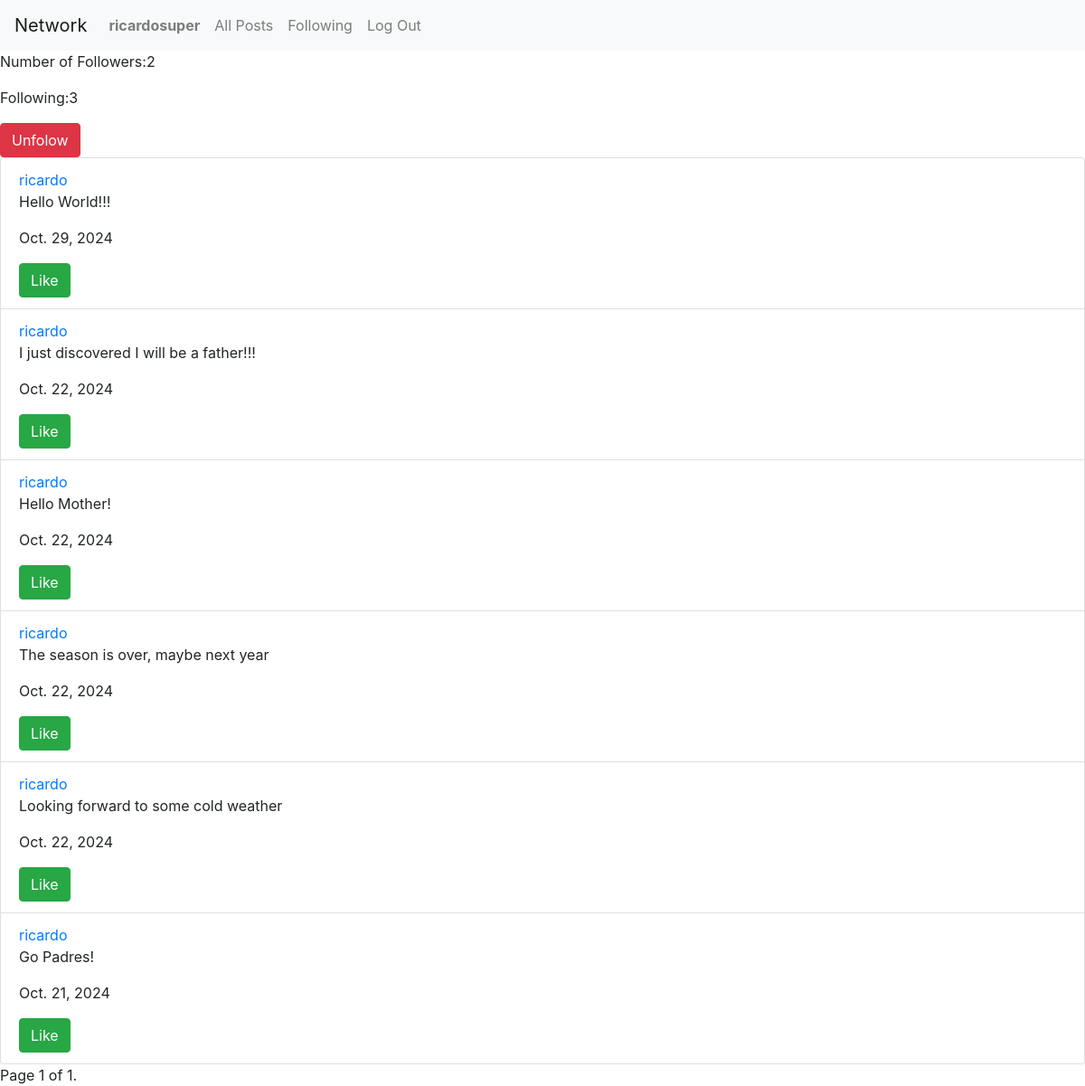
Screenshot of /profile/ricardo (signed in) with the database file from the repository.
### network/models.py (models this page shows, shortened)
class User(AbstractUser):
    pass

class Posts(models.Model):
    author = models.ForeignKey(User, on_delete=models.CASCADE, related_name="user_posts")
    comment_content =  models.CharField(max_length=400)
    date = models.DateField(auto_now_add=True)

### network/views.py (the view)
# urls.py: path("profile/<str:user>", views.profile, name ="profile"),
def profile(request, user):
    try:
        user_details = User.objects.get(username=user)
    except:
        user_details = None
        return render(request, "network/error.html", {
        "error_message":"User doesn't exist"})
    try:
        user_relationship = Follow.objects.get(user=request.user,other_user=user_details)
        user_following = True
    except:
        user_following = False
    if user_details == request.user:
        self_user = True
    else:
        self_user = False
    following = Follow.objects.filter(user=user_details)
    number_following = len(following)
    followers = Follow.objects.filter(other_user=user_details)
    number_followers = len(followers)
    user_posts = Posts.objects.filter(author=user_details).order_by("id").reverse()
    objects = user_posts
    paginator = Paginator(objects, 10)
    page_number = request.GET.get('page')
    try:
        page_posts = paginator.page(page_number)
    except PageNotAnInteger:
        page_posts = paginator.page(1)
    except EmptyPage:
        page_posts = paginator.page(paginator.num_pages)
    likes = []
    try:
        list_of_likes = Likes.objects.filter(user=request.user)
        for positive_relation in list_of_likes:
            likes.append(positive_relation.post.id)
    except:
        likes = []
    return render(request, "network/profile.html", {
        "page_posts":page_posts, "user_following":user_following, "user_name":user, "self_user":self_user, "number_following":number_following, "number_followers":number_followers, 'likes':likes
    })

### network/templates/network/profile.html (shortened to what this page needs)
{% extends "network/layout.html" %}
{% block body %}
<div class="followers">
    <p>Number of Followers:{{number_followers}}</p>
    <p>Following:{{number_following}}</p>
</div>
{% if user.is_authenticated %}
    {% if self_user == False %}
        {% if user_following == True %}
            <form action = "{% url 'remove_follow' user=user_name %}">
                <input type="submit" class="btn btn-danger" value="Unfolow">
            </form>
        {% else %}
            <form action = "{% url 'add_follow' user=user_name %}">
                <input type="submit" class="btn btn-success" value="Follow">
            </form>
        {% endif %}
    {% endif %}
{% endif %}
<ul class="list-group">
    {% for post in page_posts %}
        <li class="list-group-item" data-post-id="{{ post.id }}">
            <a href="{% url 'profile' user=post.author %}">{{post.author}}</a>
            <p id="content_{{post.id}}">{{post.comment_content}}</p>
            <p>{{post.date}}</p>
            {% if user.is_authenticated %}
                <div id="post_like_{{post.id}}">
                    {% if post.id in likes %}
                    <button onclick="Remove_like({{post.id}})" id="remove_like_button_{{post.id}}" class="btn btn-success">Unlike</button>
                    {% else %}
                    <button onclick="Add_like({{post.id}})" id="add_like_button_{{post.id}}" class="btn btn-success">Like</button>
                    {% endif %}
                </div>
            {% endif %}
        </li>
    {% endfor %}
</ul>
<div class="pagination">
    <span class="step-links">
        <span class="current">
            Page {{ page_posts.number }} of {{ page_posts.paginator.num_pages }}.
        </span>
    </span>
</div>
{% endblock %}

### network/templates/network/layout.html (shortened to what this page needs)
{% load static %}
<!DOCTYPE html>
<html lang="en">
    <head>
        <link rel="stylesheet" href="https://stackpath.bootstrapcdn.com/bootstrap/4.4.1/css/bootstrap.min.css">
        <link href="{% static 'network/styles.css' %}" rel="stylesheet">
    </head>
    <body>
        <nav class="navbar navbar-expand-lg navbar-light bg-light">
            <a class="navbar-brand" href="#">Network</a>
            <div>
              <ul class="navbar-nav mr-auto">
                {% if user.is_authenticated %}
                    <li class="nav-item">
                        <a class="nav-link" href="{% url 'profile' user=user.username %}"><strong>{{ user.username }}</strong></a>
                    </li>
                {% endif %}
                <li class="nav-item">
                  <a class="nav-link" href="{% url 'index' %}">All Posts</a>
                </li>
                {% if user.is_authenticated %}
                    <li class="nav-item">
                        <a class="nav-link" href="{% url 'following' %}">Following</a>
                    </li>
                    <li class="nav-item">
                        <a class="nav-link" href="{% url 'logout' %}">Log Out</a>
                    </li>
                {% endif %}
              </ul>
            </div>
          </nav>
        <div class="body">
            {% block body %}
            {% endblock %}
        </div>
    </body>
</html>

### rows the page displays
User: username "ricardosuper"
Posts: author "ricardo", comment_content "Hello World!!!", date "Oct. 29, 2024"
Posts: author "ricardo", comment_content "I just discovered I will be a father!!!", date "Oct. 22, 2024"
Posts: author "ricardo", comment_content "Hello Mother!", date "Oct. 22, 2024"
Posts: author "ricardo", comment_content "The season is over, maybe next year", date "Oct. 22, 2024"
Posts: author "ricardo", comment_content "Looking forward to some cold weather", date "Oct. 22, 2024"
Posts: author "ricardo", comment_content "Go Padres!", date "Oct. 21, 2024"

### other values shown
{{ number_followers }} "2"
{{ number_following }} "3"
{{ page_posts.number }} "1"
{{ page_posts.paginator.num_pages }} "1"
